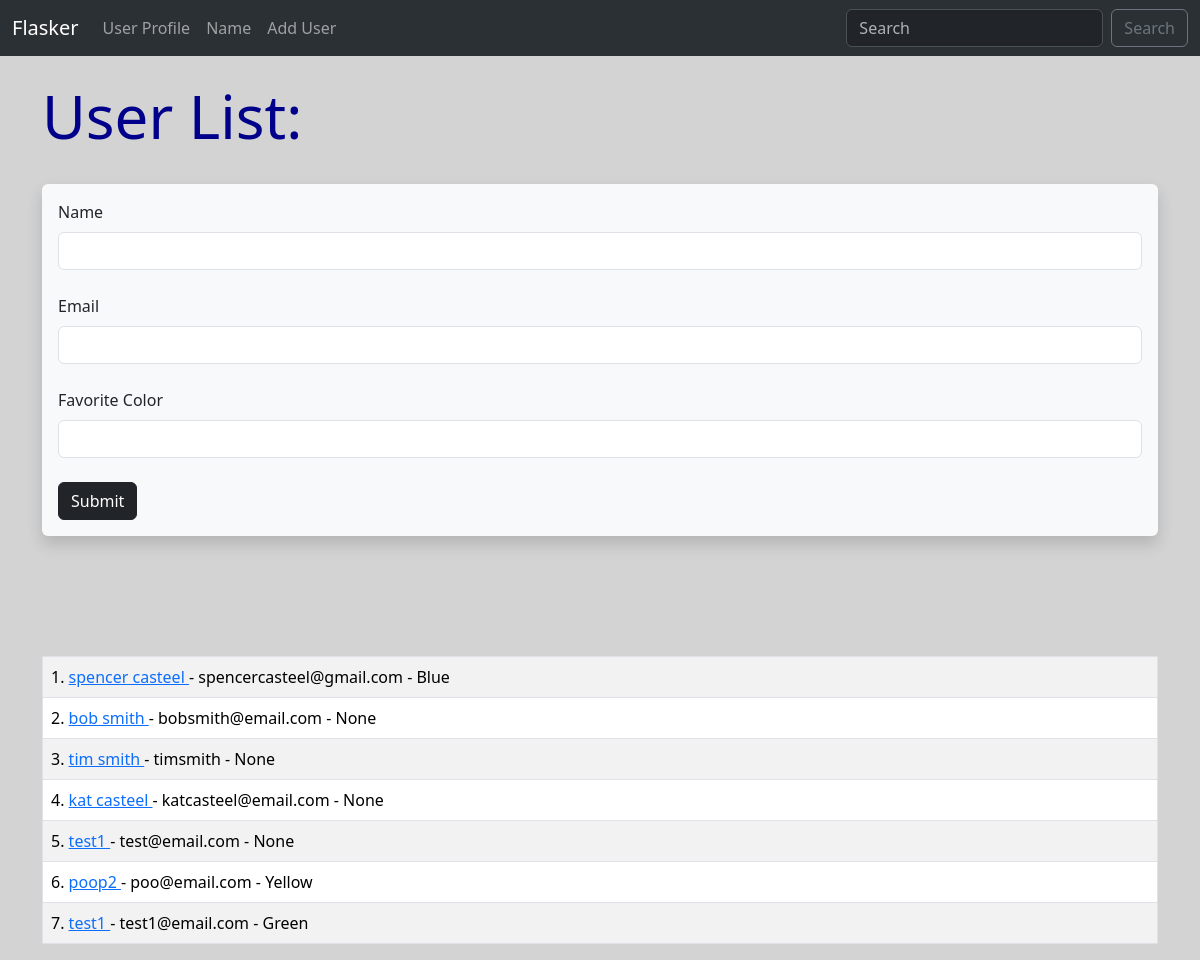
Screenshot of /user/add with the database file from the repository.
### hello.py (models this page shows, shortened)
class User(db.Model):
    id = db.Column(db.Integer, primary_key=True)
    name = db.Column(db.String(200), nullable=False)
    email = db.Column(db.String(120), nullable=False, unique=True)
    favorite_color = db.Column(db.String(120))
    date_added = db.Column(db.DateTime, default=datetime.utcnow)

### hello.py (the view, shortened to what this page needs)
@app.route('/user/add', methods=['GET', 'POST'])
def add_user():
    name = None
    form = UserForm()
    our_users = User.query.order_by(User.date_added)
    return render_template('add_user.html',
            form=form,
            name=name,
            our_users=our_users)

### hello.py
class UserForm(FlaskForm):
    name = StringField("Name", validators=[DataRequired()])
    email = StringField("Email", validators=[DataRequired()])
    favorite_color = StringField('Favorite Color')
    submit = SubmitField('Submit')

### templates/add_user.html (shortened to what this page needs)
{%extends 'base.html'%}
{%block content%}
    <h1>User List:</h1>
    <br>
    <div class="shadow p-3 mb-5 bg-body-tertiary rounded">
        <form method="POST">
            {{form.name.label(class="form-label")}}
            {{form.name(class="form-control")}}
            <br>
            {{form.email.label(class="form-label")}}
            {{form.email(class="form-control")}}
            <br>
            {{form.favorite_color.label(class="form-label")}}
            {{form.favorite_color(class="form-control")}}
            <br>
            {{form.submit(class="btn btn-dark")}}
        </form>
    </div>
    <br><br><br>
    <table class="table table-hover table-bordered table-striped">
    {% for our_user in our_users %}
        <tr>
        <td>{{our_user.id}}. <a href="{{url_for('update', id=our_user.id)}}"> {{our_user.name}} </a>- {{our_user.email}} - {{our_user.favorite_color}}</td>
        </tr>
    {% endfor %}
    </table>
{%endblock%}

### templates/base.html (shortened to what this page needs)
<!doctype html>
<html lang="en">
  <head>
    <link href="https://cdn.jsdelivr.net/npm/bootstrap@5.3.3/dist/css/bootstrap.min.css" rel="stylesheet">
    <link href="{{ url_for('static', filename='css/style.css') }}" rel="stylesheet">
  </head>
  <body>
    {%include 'navbar.html'%}
    <br>
    <div class="container">
        {%block content%}
        {%endblock%}
    </div>
  </body>
</html>

### templates/navbar.html (shortened to what this page needs)
<nav class="navbar bg-dark navbar-expand-lg bg-body-tertiary" data-bs-theme="dark">
    <div class="container-fluid">
      <a class="navbar-brand" href="{{url_for('index')}}">Flasker</a>
      <div class="collapse navbar-collapse" id="navbarSupportedContent">
        <ul class="navbar-nav me-auto mb-2 mb-lg-0">
          <li class="nav-item">
            <a class="nav-link" href="{{url_for('user', name='spencer')}}">User Profile</a>
          </li>
          <li class="nav-item">
            <a class="nav-link" href="{{url_for('name')}}">Name</a>
          </li>
          <li class="nav-item">
            <a class="nav-link" href="{{url_for('add_user')}}">Add User</a>
          </li>
        </ul>
        <form class="d-flex" role="search">
          <input class="form-control me-2" type="search" placeholder="Search" aria-label="Search">
          <button class="btn btn-outline-secondary" type="submit">Search</button>
        </form>
      </div>
    </div>
  </nav>

### static/css/style.css (style rules this page uses)
h1 { color: darkblue; font-size: 60px; }
body { background: lightgray; }

### rows the page displays
User: id "1", name "spencer casteel", email "spencercasteel@gmail.com", favorite_color "Blue"
User: id "2", name "bob smith", email "bobsmith@email.com", favorite_color "None"
User: id "3", name "tim smith", email "timsmith", favorite_color "None"
User: id "4", name "kat casteel", email "katcasteel@email.com", favorite_color "None"
User: id "5", name "test1", email "test@email.com", favorite_color "None"
User: id "6", name "poop2", email "poo@email.com", favorite_color "Yellow"
User: id "7", name "test1", email "test1@email.com", favorite_color "Green"
